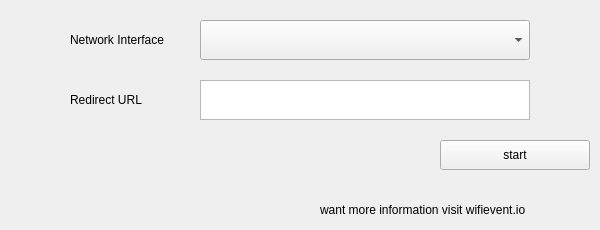
<?xml version="1.0" encoding="UTF-8"?>
<ui version="4.0">
 <class>MainWindow</class>
 <widget class="QMainWindow" name="MainWindow">
  <property name="geometry">
   <rect>
    <x>0</x>
    <y>0</y>
    <width>600</width>
    <height>230</height>
   </rect>
  </property>
  <property name="windowTitle">
   <string>MainWindow</string>
  </property>
  <widget class="QWidget" name="centralwidget">
   <widget class="QPushButton" name="btnStartStop">
    <property name="geometry">
     <rect>
      <x>440</x>
      <y>140</y>
      <width>150</width>
      <height>30</height>
     </rect>
    </property>
    <property name="text">
     <string>start</string>
    </property>
   </widget>
   <widget class="QTextEdit" name="textEdit">
    <property name="geometry">
     <rect>
      <x>200</x>
      <y>80</y>
      <width>330</width>
      <height>40</height>
     </rect>
    </property>
   </widget>
   <widget class="QComboBox" name="comboBox">
    <property name="geometry">
     <rect>
      <x>200</x>
      <y>20</y>
      <width>330</width>
      <height>40</height>
     </rect>
    </property>
   </widget>
   <widget class="QLabel" name="label">
    <property name="geometry">
     <rect>
      <x>70</x>
      <y>30</y>
      <width>120</width>
      <height>20</height>
     </rect>
    </property>
    <property name="text">
     <string>Network Interface</string>
    </property>
   </widget>
   <widget class="QLabel" name="label_2">
    <property name="geometry">
     <rect>
      <x>70</x>
      <y>90</y>
      <width>95</width>
      <height>20</height>
     </rect>
    </property>
    <property name="text">
     <string>Redirect URL</string>
    </property>
   </widget>
   <widget class="QLabel" name="label_3">
    <property name="geometry">
     <rect>
      <x>320</x>
      <y>200</y>
      <width>270</width>
      <height>20</height>
     </rect>
    </property>
    <property name="text">
     <string>want more information visit wifievent.io</string>
    </property>
   </widget>
  </widget>
 </widget>
 <resources/>
 <connections/>
</ui>
